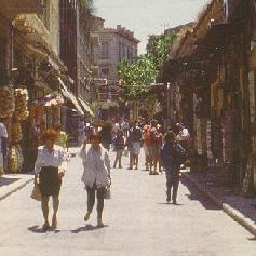
#> input picture test.jpg, 256 x 256 px, given as the content of the folder /home/am/Downloads/ps/, which was not available
$ python svmcv.py
#> lines starting #> are read from the running program, lines starting #| are printed output that depends on the picture; pictures that were not available may be replaced by others from this repository, and a replacement may not be noted
import matplotlib
matplotlib.use('Agg')
import matplotlib.pyplot as plt
import matplotlib.patches as mpa
import pandas as pd
import numpy as np
from sklearn import metrics, svm
import os
from sklearn.model_selection import train_test_split, \
    StratifiedKFold, cross_val_score, GridSearchCV
from sklearn.metrics import accuracy_score, \
    classification_report, confusion_matrix
import cv2
import random
import gc

# -----------------------------
#  بارگذاری داده‌ها
# -----------------------------

f_n = "/home/am/Downloads/p_neg/"
f_p = "/home/am/Downloads/ps/"

win_size = (64, 128)
block_size = (16, 16)
block_stride = (8, 8)
cell_size = (8, 8)
num_bins = 9
hog = cv2.HOGDescriptor(win_size, block_size, block_stride, cell_size, num_bins)

random.seed(42)

# مثبت‌ها
x_pos = []
files = os.listdir(f_p)
selected = random.sample(files, min(len(files), 400))
for fname in selected:
    path = os.path.join(f_p, fname)
    img = cv2.imread(path)
#> img is the input picture: shape (256, 256, 3); mean B, G, R 106.2, 119.6, 136.1
    img = cv2.resize(img, win_size)
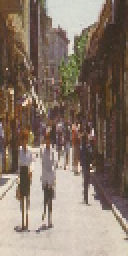
#> img: shape (128, 64, 3) (shown 2 times larger); mean B, G, R 106.5, 119.9, 136.4
    if img is None:
        print("Could not read:", path)
        continue
    x_pos.append(hog.compute(img))
x_pos = np.array(x_pos, dtype=np.float32)
y_pos = np.ones(x_pos.shape[0], dtype=np.int32)
#> y_pos = [1]
x_neg = []
#hroi = 128
#wroi = 64
hroi, wroi = win_size[1], win_size[0]
for neg in os.listdir(f_n):
    path = os.path.join(f_n, neg)
    img = cv2.imread(path)
    img = cv2.resize(img, (512, 512))
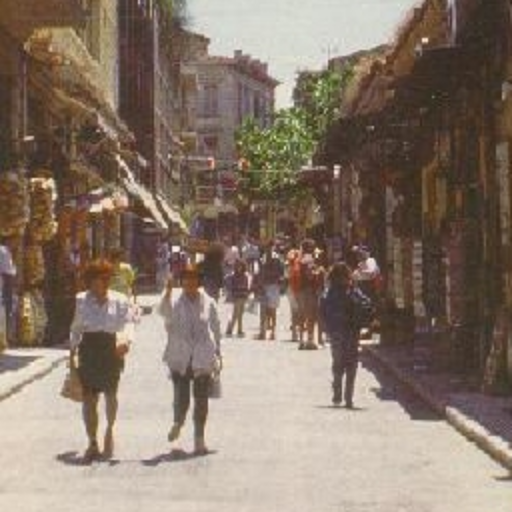
#> img: shape (512, 512, 3); mean B, G, R 106.1, 119.6, 136
    for j in range(5):
        rand_y = random.randint(0, img.shape[0] - hroi)
        rand_x = random.randint(0, img.shape[1] - wroi)
        roi = img[rand_y:rand_y + hroi, rand_x:rand_x + wroi, :]
        x_neg.append(hog.compute(roi))
#> this loop made 5 passes
#> pass 1, `roi = img[rand_y:rand_y + hroi, rand_x:rand_x + wroi, :]`:
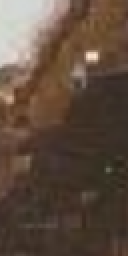
#> roi: shape (128, 64, 3) (shown 2 times larger); mean B, G, R 62, 75.5, 94.1
#> pass 2, `roi = img[rand_y:rand_y + hroi, rand_x:rand_x + wroi, :]`:
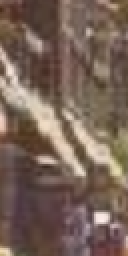
#> roi: shape (128, 64, 3) (shown 2 times larger); mean B, G, R 87.1, 98.7, 119.5
#> pass 3, `roi = img[rand_y:rand_y + hroi, rand_x:rand_x + wroi, :]`:
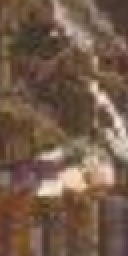
#> roi: shape (128, 64, 3) (shown 2 times larger); mean B, G, R 73.8, 91.1, 115.5
#> after the loop:
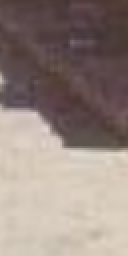
#> roi: shape (128, 64, 3) (shown 2 times larger); mean B, G, R 126.7, 133.3, 148.7
#> after the loop, x_neg = 5 items

x_neg = np.array(x_neg, dtype=np.float32)
y_neg = -np.ones(x_neg.shape[0], dtype=np.int32)
#> y_neg = [-1, -1, -1, -1, -1]
X = np.concatenate((x_pos, x_neg))
y = np.concatenate((y_pos, y_neg))
#> y = [1, -1, -1, -1, -1, -1]
print("X shape:", X.shape)
#| X shape: (6, 3780)
print("Y shape:", y.shape)
#| Y shape: (6,)
X_train, X_test, y_train, y_test = train_test_split(
    X, y, test_size=0.2, random_state=42
)
#> y_train = [-1, -1, -1, -1]; y_test = [1, -1]

def t_svm(X_train, y_train, kernel_type=cv2.ml.SVM_LINEAR):
    svm = cv2.ml.SVM_create()
    svm.setKernel(kernel_type)
    svm.setType(cv2.ml.SVM_C_SVC)
    svm.setC(0.01)

    if kernel_type in [cv2.ml.SVM_RBF, cv2.ml.SVM_POLY, cv2.ml.SVM_SIGMOID]:
        svm.setGamma(0.5)

    svm.train(X_train, cv2.ml.ROW_SAMPLE, y_train)
    return svm

def score_svm(svm, X, y):
    _, pred = svm.predict(X)
    pred = pred.ravel()  # تبدیل به 1D
    #print("\nTest Accuracy:", accuracy_score(y, pred))
    #print("\nConfusion Matrix:\n", confusion_matrix(y, pred))
    #print("\nClassification Report:\n", classification_report(y, pred))
    return accuracy_score(y, pred)

# [6 lines of commented-out code are left out]

score_train = []
score_test = []
pred_test_list = []

for j in range(3):
    svm = t_svm(X_train, y_train, kernel_type=cv2.ml.SVM_LINEAR)
    score_train.append(score_svm(svm, X_train, y_train))
    score_test.append(score_svm(svm, X_test, y_test))
    _, pred = svm.predict(X_test)
    pred_test_list.append(pred)
    false_pos = np.logical_and((y_test.ravel() == -1), (pred.ravel() == 1))
    if not np.any(false_pos):
        print('done')
        break
    X_train = np.concatenate((X_train, X_test[false_pos, :]), axis=0)
    y_train = np.concatenate((y_train, y_test[false_pos]), axis=0)
#> this loop made 1 pass
#> (pred, false_pos) on pass 1: ([-1, -1], [False, False])
#> after the loop, pred_test_list = [[-1, -1]]; score_test = [0.5]; score_train = [1]


print(score_train)
#| [1.0]
print(score_test)
#| [0.5]
for i, pred in enumerate(pred_test_list):
    print(f"\n=== Iteration {i+1} ===")
    print("\nConfusion Matrix:\n", confusion_matrix(y_test, pred))
    print("\nClassification Report:\n", classification_report(y_test, pred))
#> this loop made 1 pass
#| === Iteration 1 ===
#| Confusion Matrix:
#|  [[1 0]
#|  [1 0]]
#| Classification Report:
#|                precision    recall  f1-score   support
#|           -1       0.50      1.00      0.67         1
#|            1       0.00      0.00      0.00         1
#|     accuracy                           0.50         2
#|    macro avg       0.25      0.50      0.33         2
#> (further printed lines are left out)

# -----------------------------
# sliding window برای تست تصویر
# -----------------------------
stride = 16
img_test = cv2.imread('/home/am/Downloads/test.jpg')
found = []

for y in range(0, img_test.shape[0] - hroi, stride):
    for x in range(0, img_test.shape[1] - wroi, stride):
        roi = img_test[y:y+hroi, x:x+wroi]
        feat = np.array([hog.compute(roi, (64,64))], dtype=np.float32)
        _, pred = svm.predict(feat)
        if np.allclose(pred, 1):
            found.append((x, y, wroi, hroi))
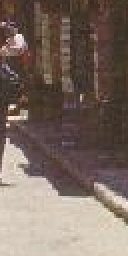
#> roi: shape (128, 64, 3) (shown 2 times larger); mean B, G, R 96.8, 106.1, 122.3
#> after the loop, found = []

# [14 lines of commented-out code are left out]

fig = plt.figure(figsize=(10, 6))
ax = fig.add_subplot(111)
ax.imshow(cv2.cvtColor(img_test, cv2.COLOR_BGR2RGB))
for f in found:
    # تبدیل f به آرایه numpy و سپس flatten
    f = np.array(f).ravel()
    if f.size == 4:
        x, y, w, h = f
        ax.add_patch(mpa.Rectangle((x, y), w, h, color='r', linewidth=2, fill=False))
#> this loop made 0 passes
plt.savefig('detected.png')
plt.close(fig)


#del all
gc.collect()
